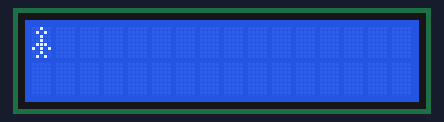
A sketch run on a simulated Arduino Uno, built with avr-gcc and run on an emulated ATmega328P. On the bench: 16×2 character LCD.

Above: at 0.1 s.
At 2.1 s:
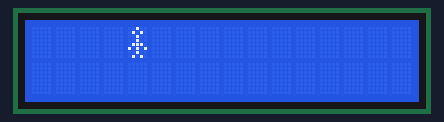
At 4.6 s:
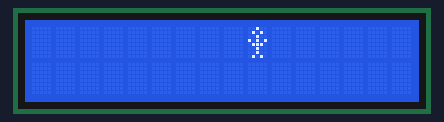
At 8.7 s:
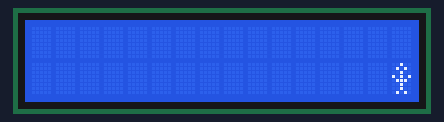
At 13.2 s:
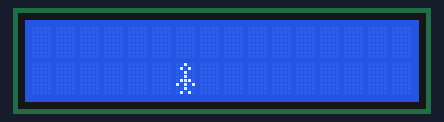
At 17.7 s:
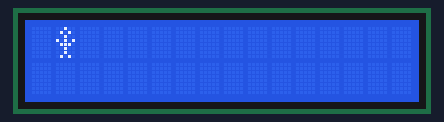

Measured:
- by itself, everything shown: repeats every 17.1 s, in 34 steps
- what the display in image 1 shows lasts 0.5 s, from 2.1 s to 2.6 s

The sketch:

3.ino
```cpp
#include <LiquidCrystal.h>
const int rs = 12, en = 11, d4 = 5, d5 = 4, d6 = 3, d7 = 2;
LiquidCrystal lcd(rs, en, d4, d5, d6, d7);
byte armsDown[8] = {
  0b00100,
  0b01010,
  0b00100,
  0b00100,
  0b01110,
  0b10101,
  0b00100,
  0b01010
};

byte armsUp[8] = {
  0b00100,
  0b01010,
  0b00100,
  0b10101,
  0b01110,
  0b00100,
  0b00100,
  0b01010
};
void setup() {
  lcd.begin(16, 2);
  lcd.createChar(3, armsDown);
  lcd.createChar(4, armsUp);
  lcd.setCursor(0, 0);
  lcd.clear();

}

void loop() {

  for(int i=0 ; i<16; i=i+2)
{
  lcd.setCursor(i, 0);
  lcd.write(3);
  delay(500);
  lcd.clear();
  lcd.setCursor(i+1, 0);
  lcd.write(4);
  delay(500);
  lcd.clear();
}
for(int j=16 ; j>=0; j=j-2)
{
  lcd.setCursor(j, 1);
  lcd.write(3);
  delay(500);
  lcd.clear();
  lcd.setCursor(j-1, 1);
  lcd.write(4);
  delay(500);
  lcd.clear();
}
}
```
